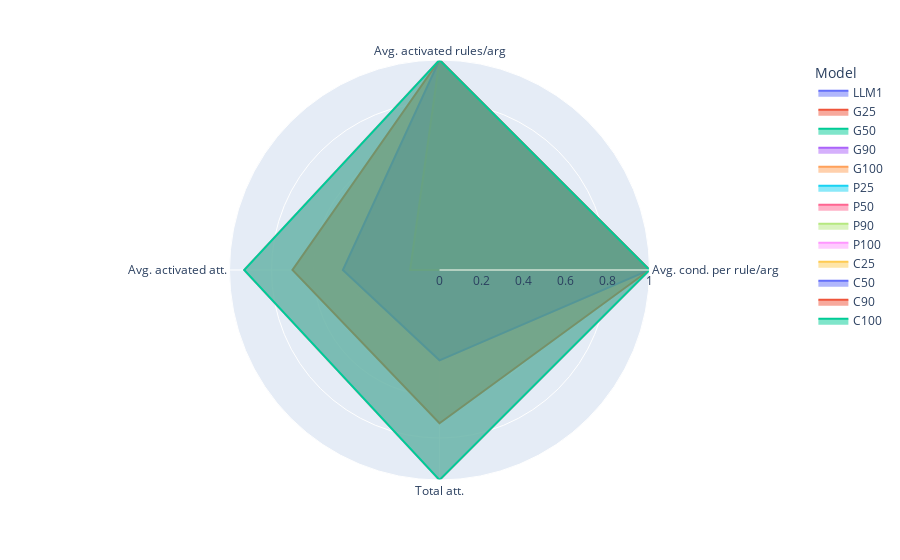

Notebook source saved alongside this figure:
### Code cell
df = pd.DataFrame(data)

# Create radar chart
fig = px.line_polar(df, r='Value', theta='Metric', color='Model', line_close=True)
fig.update_traces(fill='toself')
fig.show()

### Figure 1 — Plotly figure (JSON) as saved in the notebook; plotly's stock layout.template omitted (floating-point values rounded to 4 significant figures)
{"data": [{"fill": "toself", "hovertemplate": "Model=LLM1<br>Value=%{r}<br>Metric=%{theta}<extra></extra>", "legendgroup": "LLM1", "line": {"color": "#636efa", "dash": "solid"}, "marker": {"symbol": "circle"}, "mode": "lines", "name": "LLM1", "r": [1, 1, null, null, 1], "showlegend": true, "subplot": "polar", "theta": ["Avg. activated rules/arg", "Avg. cond. per rule/arg", "Total att.", "Avg. activated att.", "Avg. activated rules/arg"], "type": "scatterpolar"}, {"fill": "toself", "hovertemplate": "Model=G25<br>Value=%{r}<br>Metric=%{theta}<extra></extra>", "legendgroup": "G25", "line": {"color": "#EF553B", "dash": "solid"}, "marker": {"symbol": "circle"}, "mode": "lines", "name": "G25", "r": [1, 1, 0, 0.14, 1], "showlegend": true, "subplot": "polar", "theta": ["Avg. activated rules/arg", "Avg. cond. per rule/arg", "Total att.", "Avg. activated att.", "Avg. activated rules/arg"], "type": "scatterpolar"}, {"fill": "toself", "hovertemplate": "Model=G50<br>Value=%{r}<br>Metric=%{theta}<extra></extra>", "legendgroup": "G50", "line": {"color": "#00cc96", "dash": "solid"}, "marker": {"symbol": "circle"}, "mode": "lines", "name": "G50", "r": [1, 1, 0.43, 0.46, 1], "showlegend": true, "subplot": "polar", "theta": ["Avg. activated rules/arg", "Avg. cond. per rule/arg", "Total att.", "Avg. activated att.", "Avg. activated rules/arg"], "type": "scatterpolar"}, {"fill": "toself", "hovertemplate": "Model=G90<br>Value=%{r}<br>Metric=%{theta}<extra></extra>", "legendgroup": "G90", "line": {"color": "#ab63fa", "dash": "solid"}, "marker": {"symbol": "circle"}, "mode": "lines", "name": "G90", "r": [1, 1, 0.73, 0.7, 1], "showlegend": true, "subplot": "polar", "theta": ["Avg. activated rules/arg", "Avg. cond. per rule/arg", "Total att.", "Avg. activated att.", "Avg. activated rules/arg"], "type": "scatterpolar"}, {"fill": "toself", "hovertemplate": "Model=G100<br>Value=%{r}<br>Metric=%{theta}<extra></extra>", "legendgroup": "G100", "line": {"color": "#FFA15A", "dash": "solid"}, "marker": {"symbol": "circle"}, "mode": "lines", "name": "G100", "r": [1, 1, 1, 0.93, 1], "showlegend": true, "subplot": "polar", "theta": ["Avg. activated rules/arg", "Avg. cond. per rule/arg", "Total att.", "Avg. activated att.", "Avg. activated rules/arg"], "type": "scatterpolar"}, {"fill": "toself", "hovertemplate": "Model=P25<br>Value=%{r}<br>Metric=%{theta}<extra></extra>", "legendgroup": "P25", "line": {"color": "#19d3f3", "dash": "solid"}, "marker": {"symbol": "circle"}, "mode": "lines", "name": "P25", "r": [1, 1, 0, 0.14, 1], "showlegend": true, "subplot": "polar", "theta": ["Avg. activated rules/arg", "Avg. cond. per rule/arg", "Total att.", "Avg. activated att.", "Avg. activated rules/arg"], "type": "scatterpolar"}, {"fill": "toself", "hovertemplate": "Model=P50<br>Value=%{r}<br>Metric=%{theta}<extra></extra>", "legendgroup": "P50", "line": {"color": "#FF6692", "dash": "solid"}, "marker": {"symbol": "circle"}, "mode": "lines", "name": "P50", "r": [1, 1, 0.43, 0.46, 1], "showlegend": true, "subplot": "polar", "theta": ["Avg. activated rules/arg", "Avg. cond. per rule/arg", "Total att.", "Avg. activated att.", "Avg. activated rules/arg"], "type": "scatterpolar"}, {"fill": "toself", "hovertemplate": "Model=P90<br>Value=%{r}<br>Metric=%{theta}<extra></extra>", "legendgroup": "P90", "line": {"color": "#B6E880", "dash": "solid"}, "marker": {"symbol": "circle"}, "mode": "lines", "name": "P90", "r": [1, 1, 0.73, 0.7, 1], "showlegend": true, "subplot": "polar", "theta": ["Avg. activated rules/arg", "Avg. cond. per rule/arg", "Total att.", "Avg. activated att.", "Avg. activated rules/arg"], "type": "scatterpolar"}, {"fill": "toself", "hovertemplate": "Model=P100<br>Value=%{r}<br>Metric=%{theta}<extra></extra>", "legendgroup": "P100", "line": {"color": "#FF97FF", "dash": "solid"}, "marker": {"symbol": "circle"}, "mode": "lines", "name": "P100", "r": [1, 1, 1, 0.93, 1], "showlegend": true, "subplot": "polar", "theta": ["Avg. activated rules/arg", "Avg. cond. per rule/arg", "Total att.", "Avg. activated att.", "Avg. activated rules/arg"], "type": "scatterpolar"}, {"fill": "toself", "hovertemplate": "Model=C25<br>Value=%{r}<br>Metric=%{theta}<extra></extra>", "legendgroup": "C25", "line": {"color": "#FECB52", "dash": "solid"}, "marker": {"symbol": "circle"}, "mode": "lines", "name": "C25", "r": [1, 1, 0, 0.14, 1], "showlegend": true, "subplot": "polar", "theta": ["Avg. activated rules/arg", "Avg. cond. per rule/arg", "Total att.", "Avg. activated att.", "Avg. activated rules/arg"], "type": "scatterpolar"}, {"fill": "toself", "hovertemplate": "Model=C50<br>Value=%{r}<br>Metric=%{theta}<extra></extra>", "legendgroup": "C50", "line": {"color": "#636efa", "dash": "solid"}, "marker": {"symbol": "circle"}, "mode": "lines", "name": "C50", "r": [1, 1, 0.43, 0.46, 1], "showlegend": true, "subplot": "polar", "theta": ["Avg. activated rules/arg", "Avg. cond. per rule/arg", "Total att.", "Avg. activated att.", "Avg. activated rules/arg"], "type": "scatterpolar"}, {"fill": "toself", "hovertemplate": "Model=C90<br>Value=%{r}<br>Metric=%{theta}<extra></extra>", "legendgroup": "C90", "line": {"color": "#EF553B", "dash": "solid"}, "marker": {"symbol": "circle"}, "mode": "lines", "name": "C90", "r": [1, 1, 0.73, 0.7, 1], "showlegend": true, "subplot": "polar", "theta": ["Avg. activated rules/arg", "Avg. cond. per rule/arg", "Total att.", "Avg. activated att.", "Avg. activated rules/arg"], "type": "scatterpolar"}, {"fill": "toself", "hovertemplate": "Model=C100<br>Value=%{r}<br>Metric=%{theta}<extra></extra>", "legendgroup": "C100", "line": {"color": "#00cc96", "dash": "solid"}, "marker": {"symbol": "circle"}, "mode": "lines", "name": "C100", "r": [1, 1, 1, 0.93, 1], "showlegend": true, "subplot": "polar", "theta": ["Avg. activated rules/arg", "Avg. cond. per rule/arg", "Total att.", "Avg. activated att.", "Avg. activated rules/arg"], "type": "scatterpolar"}], "layout": {"legend": {"title": {"text": "Model"}, "tracegroupgap": 0}, "margin": {"t": 60}, "polar": {"angularaxis": {"direction": "clockwise", "rotation": 90}, "domain": {"x": [0, 1], "y": [0, 1]}}}}
